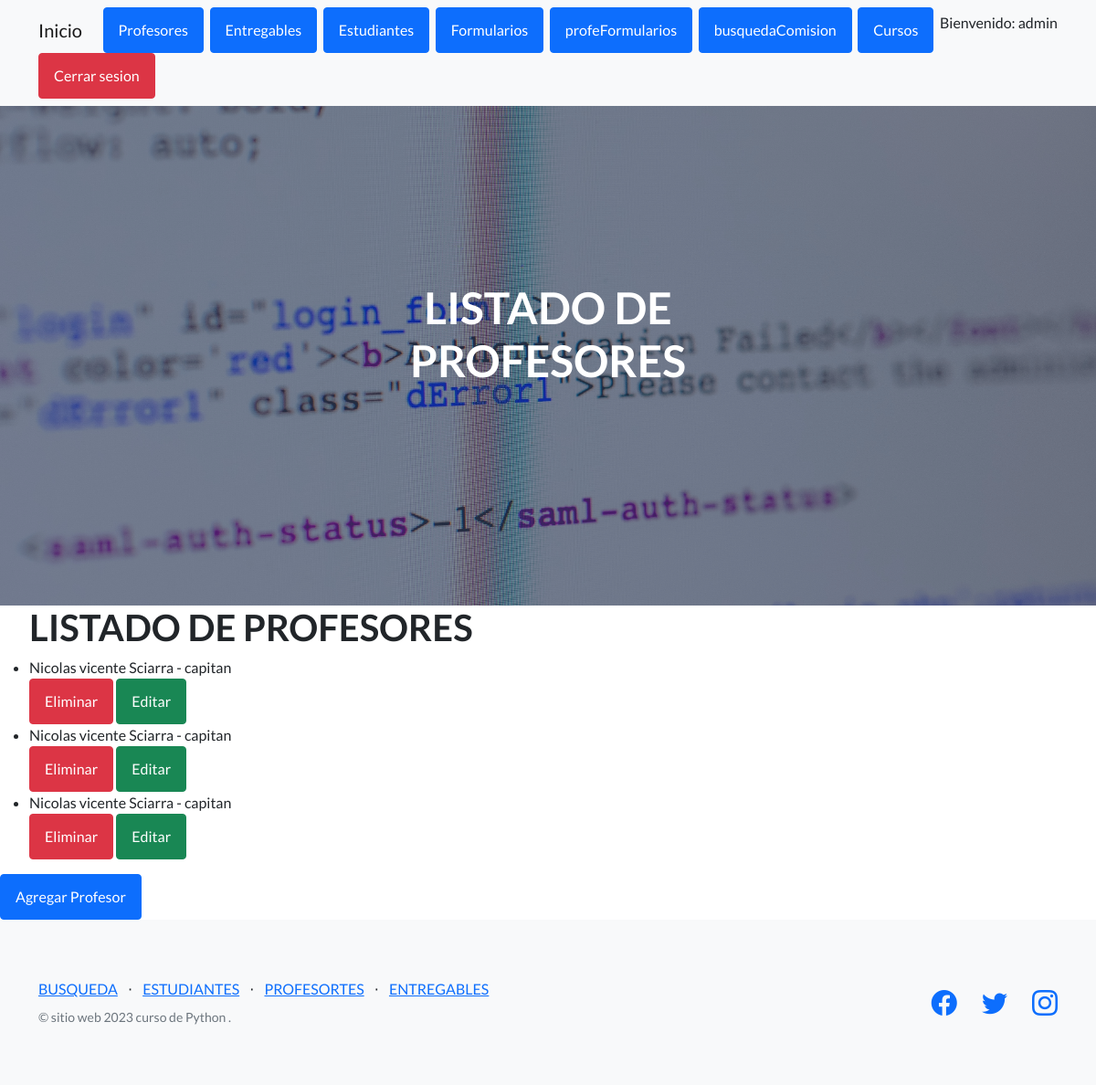
The page /AppCoder/leerProfesores/ (signed in) on the database as committed earlier.
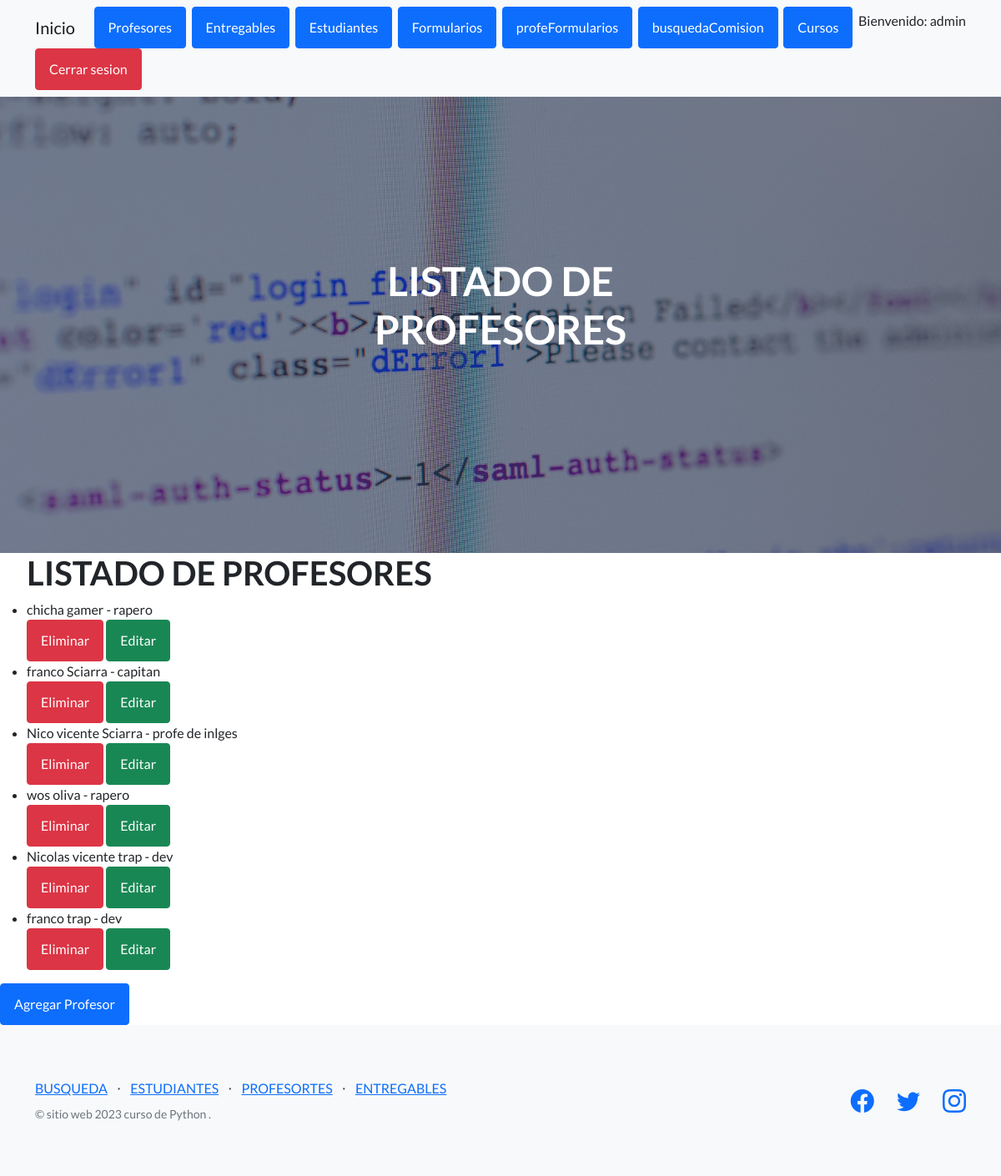
The same page on the database as committed later.
### AppCoder/models.py (models this page shows, shortened)
class Profesor(models.Model): # es una herencia objeto
    nombre=models.CharField(max_length=50)
    apellido=models.CharField(max_length=50)
    email=models.EmailField()
    profesion=models.CharField(max_length=50)

### AppCoder/views.py (the view)
@login_required
def leerProfesores(request):
    profesores=Profesor.objects.all() # lista de todos los profesores
    return render(request, 'AppCoder/Profesores.html', {'profesores': profesores})

### AppCoder/templates/AppCoder/profesores.html (shortened to what this page needs)
{% extends 'AppCoder/padre.html' %}
{% load static %}
{% block titulo %}
<h1 class="mb-5">LISTADO DE PROFESORES</h1>
{% endblock %}
{% block contenido_que_cambia %}
<ul>
    <h1>LISTADO DE PROFESORES</h1>
    {% for profesor in profesores %}
    <li>{{ profesor.nombre }} {{ profesor.apellido }} - {{ profesor.profesion }}</li>
    <a class="btn btn-danger" href="{% url 'eliminarProfesor' profesor.id %}">Eliminar </a>
    <a class="btn btn-success" href="{% url 'editarProfesor' profesor.id %}">Editar</a>
    {% endfor %}
</ul>
<a class="btn btn-primary" href="{% url 'profeFormulario' %}">Agregar Profesor</a>
{% endblock %}

### AppCoder/templates/AppCoder/padre.html (shortened to what this page needs)
<!DOCTYPE html>
<html lang="en">
    <head>
        {% load static %}
        <link href="https://cdn.jsdelivr.net/npm/bootstrap-icons@1.5.0/font/bootstrap-icons.css" rel="stylesheet" type="text/css" />
        <link href="{% static 'AppCoder/css/styles.css' %}" rel="stylesheet" />
    </head>
    <body>
        <nav class="navbar navbar-light bg-light static-top">
            <div class="container">
                <a class="navbar-brand" href="{% url 'inicio'%}">Inicio</a>
                {% if user.is_authenticated %}
                <a class="btn btn-primary" href="{% url 'leerProfesores' %}">Profesores</a>
                <a class="btn btn-primary" href="{% url 'entregables' %}">Entregables</a>
                <a class="btn btn-primary" href="{% url 'estudiantes' %}">Estudiantes</a>
                <a class="btn btn-primary" href="{% url 'cursoFormulario' %}">Formularios</a>
                <a class="btn btn-primary" href="{% url 'profeFormulario' %}">profeFormularios</a>
                <a class="btn btn-primary" href="{% url 'busquedaComision' %}">busquedaComision</a>
                <a class="btn btn-primary" href="{% url 'cursos' %}">Cursos</a>
                <p>Bienvenido:  {{ user.username }}</p>
                <a class="btn btn-danger" href="{% url 'logout' %}">Cerrar sesion</a>
                {% else %}
                <a class="btn btn-primary" href="{% url 'register' %}">Registro</a>
                <a class="btn btn-primary" href="{% url 'login' %}">Ingresar</a>
                {% endif %}
            </div>
        </nav>
        <header class="masthead">
            <div class="container position-relative">
                <div class="row justify-content-center">
                    <div class="col-xl-6">
                        <div class="text-center text-white">
                            {% block titulo %}
                            {% endblock %}
                        </div>
                    </div>
                </div>
            </div>
        </header>
        {% block contenido_que_cambia %}
        {% endblock %}
        <footer class="footer bg-light">
            <div class="container">
                <div class="row">
                    <div class="col-lg-6 h-100 text-center text-lg-start my-auto">
                        <ul class="list-inline mb-2">
                            <li class="list-inline-item"><a href="{% url 'busquedaComision' %}">BUSQUEDA</a></li>
                            <li class="list-inline-item">⋅</li>
                            <li class="list-inline-item"><a href="{% url 'estudiantes' %}">ESTUDIANTES</a></li>
                            <li class="list-inline-item">⋅</li>
                            <li class="list-inline-item"><a href="{% url 'profesores' %}">PROFESORTES</a></li>
                            <li class="list-inline-item">⋅</li>
                            <li class="list-inline-item"><a href="{% url 'entregables' %}">ENTREGABLES</a></li>
                        </ul>
                        <p class="text-muted small mb-4 mb-lg-0">&copy; sitio web 2023 curso de Python .</p>
                    </div>
                    <div class="col-lg-6 h-100 text-center text-lg-end my-auto">
                        <ul class="list-inline mb-0">
                            <li class="list-inline-item me-4">
                                <a href="#!"><i class="bi-facebook fs-3"></i></a>
                            </li>
                            <li class="list-inline-item me-4">
                                <a href="#!"><i class="bi-twitter fs-3"></i></a>
                            </li>
                            <li class="list-inline-item">
                                <a href="#!"><i class="bi-instagram fs-3"></i></a>
                            </li>
                        </ul>
                    </div>
                </div>
            </div>
        </footer>
    </body>
</html>

Rows that differ between the two databases and show on the page:
changed Profesor: nombre "Nicolas vicente" → "chicha"; apellido "Sciarra" → "gamer"; profesion "capitan" → "rapero"
changed Profesor "capitan": nombre "Nicolas vicente" → "franco"
changed Profesor: nombre "Nicolas vicente" → "Nico vicente"; profesion "capitan" → "profe de inlges"
added Profesor: nombre "wos", apellido "oliva", profesion "rapero"
added Profesor: nombre "Nicolas vicente", apellido "trap", profesion "dev"
added Profesor: nombre "franco", apellido "trap", profesion "dev"
